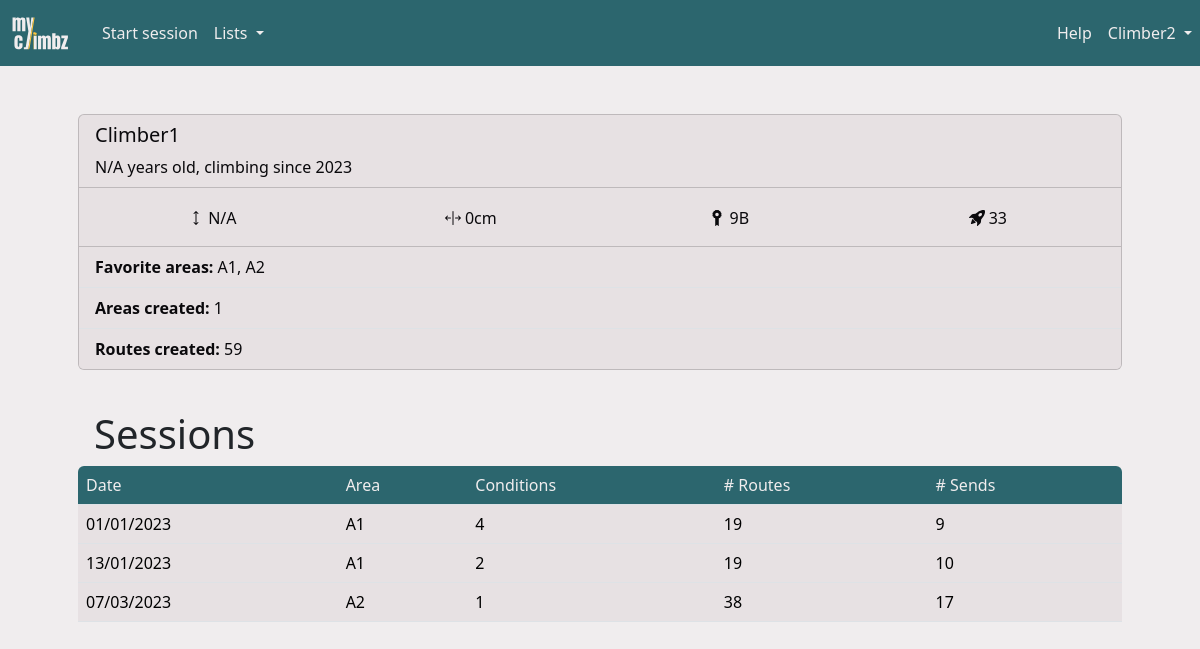
Page /climber/1 (signed in) on the committed database.
### climbz/models/climber.py (models this page shows, shortened)
class Climber(db.Model, UserMixin):
    id = db.Column(db.Integer, primary_key=True)
    role = db.Column(db.Integer, nullable=False, default=0)
    email = db.Column(db.String(200), nullable=False, unique=True)
    password = db.Column(db.String(200), nullable=False)
    name = db.Column(db.String(200), nullable=False)
    birthdate = db.Column(db.Date, nullable=True)
    year_started_climbing = db.Column(db.Integer, nullable=True)
    height = db.Column(db.Integer, nullable=True)
    ape_index = db.Column(db.Integer, nullable=True)
    grade_scale = db.Column(db.String(10), nullable=False, default="font")
    sessions = db.relationship("Session", backref="climber", cascade="all, delete")
    opinions = db.relationship("Opinion", backref="climber", cascade="all, delete")
    routes = db.relationship("Route", backref="creator")
    sectors = db.relationship("Sector", backref="creator")
    areas = db.relationship("Area", backref="creator")
    projects = db.relationship(
        "Route",
        secondary=climber_projects,
        backref=db.backref("climbers", lazy="dynamic"),
    )
    @property
    def climbs(self) -> list:
        climbs = list()
        for session in self.sessions:
            climbs.extend(session.climbs)
        return climbs
    @property
    def year_started_climbing_str(self) -> str:
        if self.year_started_climbing is None:
            if self.sessions:
                return str(self.sessions[0].date.year)
            else:
                return "N/A"
        else:
            return str(self.year_started_climbing)
    @property
    def age_str(self) -> str:
        if self.birthdate is None:
            return "N/A"
        else:
            return str((datetime.now().date() - self.birthdate).days // 365)
    @property
    def max_grade(self) -> Grade:
        if not self.climbs or len(self.climbs) == 0:
            return None
        else:
            max_grade = Grade.query.filter_by(level=0).first()
            for climb in self.climbs:
                opinion = climb.route.opinion
                if opinion is not None and opinion.grade is not None:
                    if opinion.grade.level > max_grade.level:
                        max_grade = opinion.grade
            return max_grade
    @property
    def n_sends(self) -> int:
        sent_routes = list()
        for climb in self.climbs:
            if climb.sent and climb.route.id not in sent_routes:
                sent_routes.append(climb.route.id)
        return len(sent_routes)
    @property
    def favorite_areas(self) -> list[str]:
        areas = dict()
        for session in self.sessions:
            if session.area.name in areas:
                areas[session.area.name] += 1
            else:
                areas[session.area.name] = 1
        areas = {
            k: v
            for k, v in sorted(areas.items(), key=lambda item: item[1], reverse=True)
        }
        favorite_areas = list(areas.keys())[:3]
        return favorite_areas

### climbz/models/grade.py (models this page shows, shortened)
class Grade(db.Model):
    id = db.Column(db.Integer, primary_key=True)
    level = db.Column(db.Integer, nullable=False)
    font = db.Column(db.String(10), nullable=False)
    hueco = db.Column(db.String(10), nullable=False)
    @property
    def user_grade(self) -> str:
        return self.font if current_user.grade_scale == "font" else self.hueco

### climbz/models/session.py (models this page shows)
class Session(db.Model):
    __tablename__ = "climbing_session"
    id = db.Column(db.Integer, primary_key=True)
    date = db.Column(db.Date, nullable=False, default=datetime.now().date())
    conditions = Rating("conditions")
    comment = db.Column(db.Text)
    climbs = db.relationship("Climb", backref="session", cascade="all, delete")
    area_id = db.Column(db.Integer, db.ForeignKey("area.id"))
    climber_id = db.Column(db.Integer, db.ForeignKey("climber.id"))
    UniqueConstraint(date, area_id, climber_id, name="unique_session")

### climbz/models/area.py (models this page shows, shortened)
class Area(db.Model):
    id = db.Column(db.Integer, primary_key=True)
    name = db.Column(db.String(100), nullable=False, unique=True)
    comment = db.Column(db.Text)
    link = db.Column(db.String(300))
    created_by = db.Column(db.Integer, db.ForeignKey("climber.id"), nullable=False)
    rock_type_id = db.Column(db.Integer, db.ForeignKey("rock_type.id"))
    rock_type = db.relationship("RockType", backref="climbing_areas")
    sessions = db.relationship("Session", backref="area", cascade="all, delete")
    sectors = db.relationship("Sector", backref="area", cascade="all, delete")

### climbz/blueprints/climbers/routes.py (the view)
@climbers.route("/climber/<int:climber_id>", methods=["GET", "POST"])
def view_climber(climber_id: int):
    climber = Climber.query.get(climber_id)
    return render("climber.html", title=climber.name, climber=climber)

### climbz/blueprints/utils.py (called while the page is built, shortened)
@login_required
def render(*args, **kwargs) -> str:
    kwargs["title"] = kwargs["title"]
    kwargs["error"] = flask_session.pop("error", None)
    kwargs["username"] = current_user.name
    kwargs["user_id"] = current_user.id
    kwargs["user_role"] = current_user.role
    kwargs["user_grade_scale"] = current_user.grade_scale
    session_id = flask_session.get("session_id", None)
    path = request.path
    if not path.startswith("/edit_") and not path.startswith("/add_"):
        flask_session["call_from_url"] = path
    return render_template(
        *args,
        **kwargs,
    )

### climbz/models/climber.py (called while the page is built)
@login_manager.user_loader
def load_climber(climber_id: int) -> Climber:
    return Climber.query.get(int(climber_id))

### climbz/models/route.py (called while the page is built)
    @property
    def opinion(self):
        return Opinion.query.filter_by(
            route_id=self.id, climber_id=current_user.id
        ).first()

### run.py (called while the page is built, shortened)
@app.before_request
def check_request_validity():
    if not request.endpoint:
        return
    elif request.endpoint == "climbers.login" or "static" in request.endpoint:
        return
    elif not current_user.is_authenticated:
        return redirect(url_for("climbers.login"))

### climbz/templates/climber.html
{% import "macros.html" as macros %}
{% extends "main.html" %}
{% block content %}
<div class="container px-0 px-md-5 pb-2 mb-3 mt-md-5">
    {{ macros.card({
        "header": {
            "title": climber.name,
            "subtitle": climber.age_str ~ " years old, climbing since " ~ climber.year_started_climbing_str,
        },
        "body": {
            "facts": [
                    { "icon": "height", "value": climber.height, "unit": "cm" },
                    { "icon": "ape_index", "value": climber.ape_index|int|string, "unit": "cm" },
                    { "icon": "grade", "value": climber.max_grade.user_grade , "unit": "" },
                    { "icon": "n_sends", "value": climber.n_sends, "unit": "" },
                ],
            "list": [
                {"prefix": "Favorite areas", "value": climber.favorite_areas|join(", ")},
                {"prefix": "Areas created", "value": climber.areas|length},
                {"prefix": "Routes created", "value": climber.routes|length},
            ]
        }
    }) }}
</div>
{% if climber.sessions %}
    {% set sessions = climber.sessions %}
    {% include "sessions_table.html" %}
{% endif %}
{% endblock content %}

### climbz/templates/macros.html (shortened to what this page needs)
{% macro card(data) %}
<div class="card mb-3">
    <div class="card-header">
        <div class="row">
            <div class="col-sm">
                <h5 class="card-title" style="display: inline-block">{{ data['header']['title'] }}</h5>
            </div>
            {% if data['header']['subtitle'] %}
                <span>{{ data['header']['subtitle'] }}</span>
            {% endif %}
        </div>
    </div>
    {% if data['body']['facts'] %}
    <div class="card-body">
        <div class="row">
            {% for fact in data['body']['facts'] %}
            <div class="col text-center" style="padding: 0">
                <span style="vertical-align: middle; display: inline-block;">
                </span>
                <span style="vertical-align: middle; display: inline-block;">
                    {% if fact['value'] is none %}
                        N/A
                    {% elif fact['value'] is float and fact['value'] % 1 == 0 %}
                        {{ fact['value']|int }}{{ fact['unit'] }}
                    {% else %}
                        {{ (fact['value']) }}{{ fact['unit'] }}
                    {% endif %}
                </span>
            </div>
            {% endfor %}
        </div>
    </div>
    {% endif %}
    {% if data['body']['list'] %}
    <ul class="list-group list-group-flush">
        {% for item in data['body']['list'] %}
            {% if 'prefix' in item or item['value']|length > 0 %}
                <li class="list-group-item">
                    {% if item['prefix'] %}
                    <b>{{ item['prefix'] }}:</b>
                    {% endif %}
                    {% if item['value'] %}
                    {{ item['value'] }}
                    {% endif %}
                </li>
            {% endif %}
        {% endfor %}
    </ul>
    {% endif %}
</div>
{% endmacro %}

### climbz/templates/main.html (shortened to what this page needs)
<html>
<head>
    <link href="https://cdn.jsdelivr.net/npm/bootstrap@5.3.2/dist/css/bootstrap.min.css" rel="stylesheet"
>
    <link href="{{ url_for('static', filename='css/colors.css') }}" rel="stylesheet" type="text/css">
    <link rel="stylesheet" type="text/css" href="https://cdnjs.cloudflare.com/ajax/libs/noUiSlider/15.8.1/nouislider.css" />
    <link href="https://cdn.jsdelivr.net/npm/simple-datatables@latest/dist/style.css" rel="stylesheet" type="text/css">
</head>
<body>
    <nav class="navbar navbar-expand-lg">
        <a class="navbar-brand" href="{{ url_for('home.page_home') }}" style="padding-left: 10px;">
            <img src="{{ url_for('static', filename='images/logo-transparent.svg') }}" width="60" height="40" class="d-inline-block align-top" alt="">
        </a>
        {% if not "Add" in title and not "Edit" in title %}
        <div class="collapse navbar-collapse ps-2" id="navbarSupportedContent">
            <ul class="navbar-nav me-auto mb-2 mb-md-0">
                {% if open_session %}
                <li><a id="add_climb" class="nav-link" href="{{ url_for('climbs.add_climb') }}">Add climb</a></li>
                <li>
                    <a id="stop_session" class="nav-link" href="{{ url_for('sessions.stop_session') }}">
                        Stop
                        {% if open_session.is_project_search %}
                        project search
                        {% else %}
                        session
                        {% endif %}
                    </a>
                </li>
                {% else %}
                <li class="nav-item">
                    <a id="start_session" class="nav-link" href="{{ url_for('sessions.add_session') }}">Start session</a>
                </li>
                {% endif %}
                <li class="nav-item dropdown">
                    <a class="nav-link dropdown-toggle" href="#" role="button" data-bs-toggle="dropdown"
                        aria-expanded="false">
                        Lists
                    </a>
                </li>
            </ul>
            <ul class="navbar-nav ms-md-auto mb-2 mb-md-0">
                <li class="nav-item">
                    <a class="nav-link" href="{{ url_for('home.guide') }}">Help</a>
                </li>
                <li class="nav-item dropdown">
                    <a class="nav-link dropdown-toggle" href="#" role="button" data-bs-toggle="dropdown"
                        aria-expanded="false">
                        {{ username }}
                    </a>
                </li>
            </ul>
        </div>
        {% endif %}
    </nav>
    {%block content %}{% endblock %}
</body>
</html>

### climbz/templates/sessions_table.html (shortened to what this page needs)
<div class="container px-0 px-md-5">
    <h1 class="ms-3 mt-2">Sessions</h1>
    <table id="content_table" class="table table-hover" data-sort-col="0" data-sort-order="desc">
        <thead>
            <tr>
                <th data-type="date" data-format="DD/MM/YYYY">Date</th>
                <th>Area</th>
                <th>Conditions</th>
                <th># Routes</th>
                <th># Sends</th>
            </tr>
        </thead>
        <tbody>
            {% for session in sessions %}
            {% set onclick = "window.location=\"" + url_for('sessions.page_session', session_id=session.id) + "\"" %}
            <tr>
                <td onclick={{ onclick }}>{{ session.date.strftime('%d/%m/%Y') }}</td>
                <td onclick={{ onclick }}>{{ session.area.name }}</td>
                <td onclick={{ onclick }}>{{ session.conditions }}</td>
                <td onclick={{ onclick }}>{{ session.climbs|length }}</td>
                <td onclick={{ onclick }}>{{ session.climbs|map(attribute='sent')|sum }}</td>
            </tr>
            {% endfor %}
        </tbody>
    </table>
</div>

### climbz/static/css/colors.css (style rules this page uses)
:root { --color-yellow: #FFC53D; --color-yellow-100: #fff0c6; --color-yellow-200: #ffdf88; --color-yellow-300: #FFC53D; --color-yellow-400: #ffb320; --color-yellow-500: #f98f07; --color-yellow-600: #dd6902; --color-yellow-700: #b74806; --color-yellow-800: #94360c; --color-yellow-900: #7a2e0d; --color-yellow-950: #461602; --color-green: #2C666E; --color-green-50: #f1faf9; --color-green-100: #daf3f3; --color-green-200: #bae6e7; --color-green-300: #8ad4d6; --color-green-400: #53b9bd; --color-green-500: #379da3; --color-green-600: #318089; --color-green-700: #2C666E; --color-green-800: #2c575e; --color-green-900: #284a51; --color-green-950: #163036; --color-white: #F0EDEE; --color-white-50: #f9f7f8; --color-white-100: #F0EDEE; --color-white-200: #e7e1e3; --color-white-300: #d5cccf; --color-white-400: #bbaeb2; --color-white-500: #a29197; --color-white-600: #8a787e; --color-white-700: #726368; --color-white-800: #605458; --color-white-900: #53494c; --color-white-950: #2a2527; --color-gray: #6c757d; --color-black: #0A090C; }
body { background-color: var(--color-white); }
a { text-decoration: none; color: var(--color-green); }
.card, .list-group-item, .dropdown-menu { background-color: var(--color-white-200); color: var(--color-black); }
.card-header { background-color: var(--color-white-darker); }
.navbar { background-color: var(--color-green); color: var(--color-white); }
.navbar-brand { color: var(--color-yellow); }
.nav-link, .nav-link:focus { color: var(--color-white); }
.table thead th:first-child { border-top-left-radius: var(--bs-border-radius); }
.table thead th:last-child { border-top-right-radius: var(--bs-border-radius); }
.table td { background-color: var(--color-white-200); }
.table thead { background-color: var(--color-green); color: var(--color-white); font-weight: normal; }
.table thead th { background-color: transparent; color: inherit; font-weight: normal; }
ul { list-style-type: none; }

### rows in the picture
Climber: name "Climber2"
Climber: header "Climber1"
Grade: font "9B"
Session: date "01/01/2023", area.name "A1", conditions "4", climbs|length "19", climbs|map "9"
Session: date "13/01/2023", area.name "A1", conditions "2", climbs|length "19", climbs|map "10"
Session: date "07/03/2023", area.name "A2", conditions "1", climbs|length "38", climbs|map "17"

### other values in the picture
{{ data['header']['subtitle'] }} "N/A years old, climbing since 2023"
{{ (fact['value']) }} "0" "33"
{{ fact['unit'] }} "cm"
{{ item['prefix'] }} "Favorite areas" "Areas created" "Routes created"
{{ item['value'] }} "A1, A2" "1" "59"
